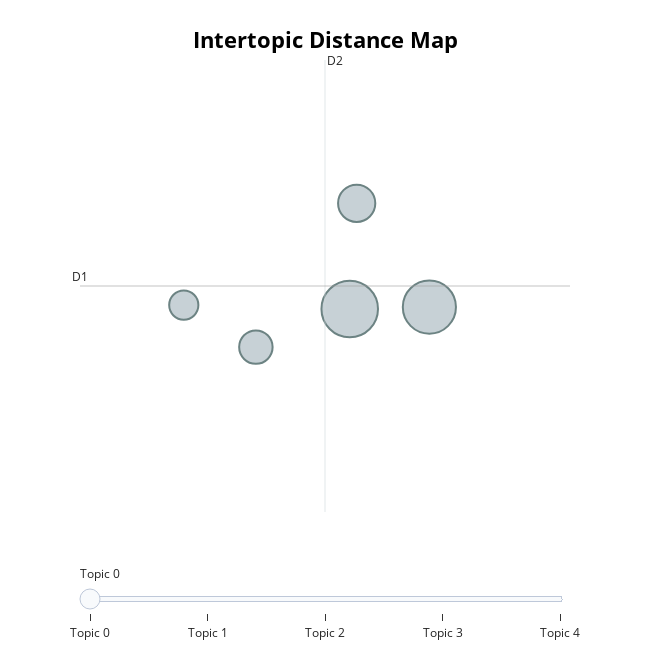

Notebook cell for this chart:
### Code cell
topic_model.visualize_topics()

### Figure 1 — Plotly figure (JSON) as saved in the notebook; plotly's stock layout.template omitted (floating-point values rounded to 4 significant figures)
{"data": [{"customdata": [[0, "startup | get | people | company | nt", 60], [1, "language | knowslanguages | speed | code | something", 53], [2, "cases | people | botulism | the | world", 26], [3, "page | hn | blog | google | app", 21], [4, "football | live | build | fresh | sabbath", 16]], "hovertemplate": "<b>Topic %{customdata[0]}</b><br>Words: %{customdata[1]}<br>Size: %{customdata[2]}", "legendgroup": "", "marker": {"color": "#B0BEC5", "line": {"color": "DarkSlateGrey", "width": 2}, "size": [60, 53, 26, 21, 16], "sizemode": "area", "sizeref": 0.0375, "symbol": "circle"}, "mode": "markers", "name": "", "orientation": "v", "showlegend": false, "type": "scatter", "x": [9.034, 9.873, 9.107, 8.045, 7.286], "xaxis": "x", "y": [-9.965, -9.947, -8.972, -10.32, -9.928], "yaxis": "y"}], "layout": {"annotations": [{"showarrow": false, "text": "D1", "x": 6.193, "y": -9.749, "yshift": 10}, {"showarrow": false, "text": "D2", "x": 8.773, "xshift": 10, "y": -7.627}], "height": 650, "hoverlabel": {"bgcolor": "white", "font": {"family": "Rockwell", "size": 16}}, "legend": {"itemsizing": "constant", "tracegroupgap": 0}, "margin": {"t": 60}, "shapes": [{"line": {"color": "#CFD8DC", "width": 2}, "type": "line", "x0": 8.773, "x1": 8.773, "y0": -11.87, "y1": -7.627}, {"line": {"color": "#9E9E9E", "width": 2}, "type": "line", "x0": 6.193, "x1": 11.35, "y0": -9.749, "y1": -9.749}], "sliders": [{"active": 0, "pad": {"t": 50}, "steps": [{"args": [{"marker.color": [["red", "#B0BEC5", "#B0BEC5", "#B0BEC5", "#B0BEC5"]]}], "label": "Topic 0", "method": "update"}, {"args": [{"marker.color": [["#B0BEC5", "red", "#B0BEC5", "#B0BEC5", "#B0BEC5"]]}], "label": "Topic 1", "method": "update"}, {"args": [{"marker.color": [["#B0BEC5", "#B0BEC5", "red", "#B0BEC5", "#B0BEC5"]]}], "label": "Topic 2", "method": "update"}, {"args": [{"marker.color": [["#B0BEC5", "#B0BEC5", "#B0BEC5", "red", "#B0BEC5"]]}], "label": "Topic 3", "method": "update"}, {"args": [{"marker.color": [["#B0BEC5", "#B0BEC5", "#B0BEC5", "#B0BEC5", "red"]]}], "label": "Topic 4", "method": "update"}]}], "title": {"font": {"color": "Black", "size": 22}, "text": "<b>Intertopic Distance Map", "x": 0.5, "xanchor": "center", "y": 0.95, "yanchor": "top"}, "width": 650, "xaxis": {"anchor": "y", "domain": [0, 1], "range": [6.193, 11.35], "title": {"text": ""}, "visible": false}, "yaxis": {"anchor": "x", "domain": [0, 1], "range": [-11.87, -7.627], "title": {"text": ""}, "visible": false}}}
